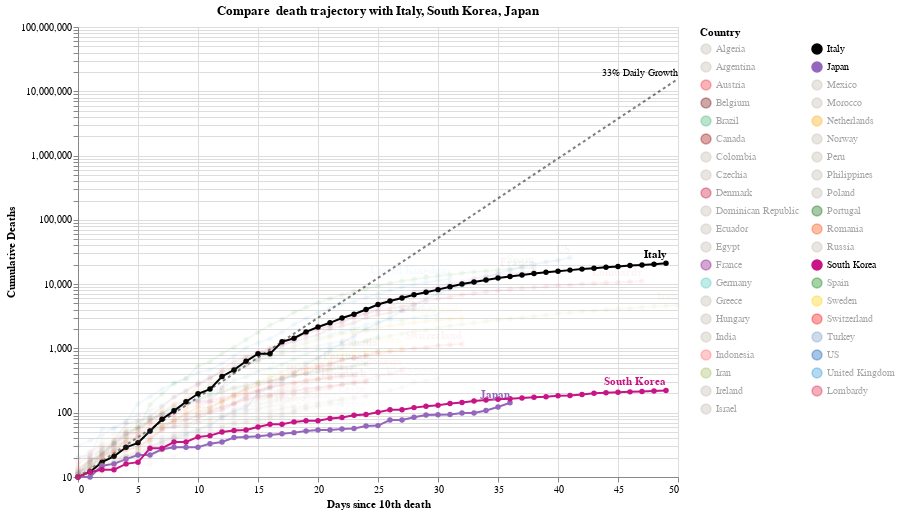

The cell this chart's notebook holds for it:
### Code cell
#hide_input
chart = make_since_chart()
chart

### Figure 1 — Vega-Lite specification as saved in the notebook (floating-point values rounded to 4 significant figures; data arrays with more than 128 entries replaced by an {"elided": "..."} marker saying what was removed)
{"config": {"view": {"continuousWidth": 400, "continuousHeight": 300}}, "layer": [{"mark": {"type": "line", "color": "black", "opacity": 0.5, "strokeDash": [3, 3]}, "encoding": {"x": {"type": "quantitative", "field": "Days since 10th death"}, "y": {"type": "quantitative", "field": "Confirmed Cases"}}}, {"mark": {"type": "text", "align": "right", "dy": -6, "fontSize": 10, "text": "33% Daily Growth"}, "encoding": {"x": {"type": "quantitative", "field": "Days since 10th death"}, "y": {"type": "quantitative", "field": "Confirmed Cases"}}, "transform": [{"filter": "(datum['Days since 10th death'] >= 50)"}]}, {"data": {"name": "data-d033090fc7b85e2c439fcff0e251bf76"}, "mark": {"type": "line", "point": true}, "encoding": {"color": {"type": "nominal", "field": "Country", "legend": {"columns": 2, "symbolLimit": 100}, "scale": {"domain": ["Algeria", "Argentina", "Austria", "Belgium", "Brazil", "Canada", "Colombia", "Czechia", "Denmark", "Dominican Republic", "Ecuador", "Egypt", "France", "Germany", "Greece", "Hungary", "India", "Indonesia", "Iran", "Ireland", "Israel", "Italy", "Japan", "Mexico", "Morocco", "Netherlands", "Norway", "Peru", "Philippines", "Poland", "Portugal", "Romania", "Russia", "South Korea", "Spain", "Sweden", "Switzerland", "Turkey", "US", "United Kingdom", "Lombardy"], "range": ["#C1B7AD", "#C1B7AD", "#ED2939", "#6f0000", "mediumseagreen", "#990000", "#C1B7AD", "#C1B7AD", "#C60C30", "#C1B7AD", "#C1B7AD", "#C1B7AD", "purple", "#4DC6BD", "#C1B7AD", "#C1B7AD", "#C1B7AD", "#FF6666", "#A1BA59", "#C1B7AD", "#C1B7AD", "black", "#9467bd", "#C1B7AD", "#C1B7AD", "orange", "#C1B7AD", "#C1B7AD", "#C1B7AD", "#C1B7AD", "#006600", "#FF4500", "#C1B7AD", "#C71585", "green", "#FFCD00", "#ff0000", "#7499c7", "#0059B3", "#2495D3", "#DC143C"]}}, "opacity": {"condition": {"value": 1, "selection": "selector001"}, "value": 0.05}, "tooltip": [{"type": "nominal", "field": "Country"}, {"type": "temporal", "field": "Date"}, {"type": "quantitative", "field": "Confirmed Cases"}, {"type": "quantitative", "field": "Days since 10th death"}], "x": {"type": "quantitative", "field": "Days since 10th death"}, "y": {"type": "quantitative", "axis": {"title": "Cumulative Deaths"}, "field": "Confirmed Cases", "scale": {"type": "log"}}}, "height": 450, "selection": {"selector001": {"type": "multi", "fields": ["Country"], "bind": "legend", "init": [{"Country": "Italy"}, {"Country": "South Korea"}, {"Country": "Japan"}]}}, "width": 600}, {"data": {"name": "data-d033090fc7b85e2c439fcff0e251bf76"}, "mark": {"type": "text", "align": "right", "dy": -8, "fontWeight": "bold"}, "encoding": {"color": {"type": "nominal", "field": "Country", "legend": {"columns": 2, "symbolLimit": 100}, "scale": {"domain": ["Algeria", "Argentina", "Austria", "Belgium", "Brazil", "Canada", "Colombia", "Czechia", "Denmark", "Dominican Republic", "Ecuador", "Egypt", "France", "Germany", "Greece", "Hungary", "India", "Indonesia", "Iran", "Ireland", "Israel", "Italy", "Japan", "Mexico", "Morocco", "Netherlands", "Norway", "Peru", "Philippines", "Poland", "Portugal", "Romania", "Russia", "South Korea", "Spain", "Sweden", "Switzerland", "Turkey", "US", "United Kingdom", "Lombardy"], "range": ["#C1B7AD", "#C1B7AD", "#ED2939", "#6f0000", "mediumseagreen", "#990000", "#C1B7AD", "#C1B7AD", "#C60C30", "#C1B7AD", "#C1B7AD", "#C1B7AD", "purple", "#4DC6BD", "#C1B7AD", "#C1B7AD", "#C1B7AD", "#FF6666", "#A1BA59", "#C1B7AD", "#C1B7AD", "black", "#9467bd", "#C1B7AD", "#C1B7AD", "orange", "#C1B7AD", "#C1B7AD", "#C1B7AD", "#C1B7AD", "#006600", "#FF4500", "#C1B7AD", "#C71585", "green", "#FFCD00", "#ff0000", "#7499c7", "#0059B3", "#2495D3", "#DC143C"]}}, "opacity": {"condition": {"value": 1, "selection": "selector001"}, "value": 0.05}, "text": {"type": "nominal", "field": "Country"}, "tooltip": [{"type": "nominal", "field": "Country"}, {"type": "temporal", "field": "Date"}, {"type": "quantitative", "field": "Confirmed Cases"}, {"type": "quantitative", "field": "Days since 10th death"}], "x": {"type": "quantitative", "field": "Days since 10th death"}, "y": {"type": "quantitative", "axis": {"title": "Cumulative Deaths"}, "field": "Confirmed Cases", "scale": {"type": "log"}}}, "height": 450, "transform": [{"filter": "(datum['Date'] >= 1586822400000)"}], "width": 600}], "data": {"name": "data-97eb3ee0e7a0645d17a24342305105f6"}, "title": "Compare  death trajectory with Italy, South Korea, Japan", "$schema": "https://vega.github.io/schema/vega-lite/v4.8.1.json", "datasets": {"data-97eb3ee0e7a0645d17a24342305105f6": [{"Days since 10th death": 0, "Confirmed Cases": 10.0}, {"Days since 10th death": 1, "Confirmed Cases": 13.3}, {"Days since 10th death": 2, "Confirmed Cases": 17.69}, {"Days since 10th death": 3, "Confirmed Cases": 23.53}, {"Days since 10th death": 4, "Confirmed Cases": 31.29}, {"Days since 10th death": 5, "Confirmed Cases": 41.62}, {"Days since 10th death": 6, "Confirmed Cases": 55.35}, {"Days since 10th death": 7, "Confirmed Cases": 73.61}, {"Days since 10th death": 8, "Confirmed Cases": 97.91}, {"Days since 10th death": 9, "Confirmed Cases": 130.2}, {"Days since 10th death": 10, "Confirmed Cases": 173.2}, {"Days since 10th death": 11, "Confirmed Cases": 230.3}, {"Days since 10th death": 12, "Confirmed Cases": 306.4}, {"Days since 10th death": 13, "Confirmed Cases": 407.4}, {"Days since 10th death": 14, "Confirmed Cases": 541.9}, {"Days since 10th death": 15, "Confirmed Cases": 720.7}, {"Days since 10th death": 16, "Confirmed Cases": 958.6}, {"Days since 10th death": 17, "Confirmed Cases": 1275.0}, {"Days since 10th death": 18, "Confirmed Cases": 1696.0}, {"Days since 10th death": 19, "Confirmed Cases": 2255.0}, {"Days since 10th death": 20, "Confirmed Cases": 2999.0}, {"Days since 10th death": 21, "Confirmed Cases": 3989.0}, {"Days since 10th death": 22, "Confirmed Cases": 5306.0}, {"Days since 10th death": 23, "Confirmed Cases": 7056.0}, {"Days since 10th death": 24, "Confirmed Cases": 9385.0}, {"Days since 10th death": 25, "Confirmed Cases": 12480.0}, {"Days since 10th death": 26, "Confirmed Cases": 16600.0}, {"Days since 10th death": 27, "Confirmed Cases": 22080.0}, {"Days since 10th death": 28, "Confirmed Cases": 29370.0}, {"Days since 10th death": 29, "Confirmed Cases": 39060.0}, {"Days since 10th death": 30, "Confirmed Cases": 51950.0}, {"Days since 10th death": 31, "Confirmed Cases": 69090.0}, {"Days since 10th death": 32, "Confirmed Cases": 91890.0}, {"Days since 10th death": 33, "Confirmed Cases": 122200.0}, {"Days since 10th death": 34, "Confirmed Cases": 162500.0}, {"Days since 10th death": 35, "Confirmed Cases": 216200.0}, {"Days since 10th death": 36, "Confirmed Cases": 287500.0}, {"Days since 10th death": 37, "Confirmed Cases": 382400.0}, {"Days since 10th death": 38, "Confirmed Cases": 508600.0}, {"Days since 10th death": 39, "Confirmed Cases": 676400.0}, {"Days since 10th death": 40, "Confirmed Cases": 899600.0}, {"Days since 10th death": 41, "Confirmed Cases": 1197000.0}, {"Days since 10th death": 42, "Confirmed Cases": 1591000.0}, {"Days since 10th death": 43, "Confirmed Cases": 2117000.0}, {"Days since 10th death": 44, "Confirmed Cases": 2815000.0}, {"Days since 10th death": 45, "Confirmed Cases": 3744000.0}, {"Days since 10th death": 46, "Confirmed Cases": 4979000.0}, {"Days since 10th death": 47, "Confirmed Cases": 6623000.0}, {"Days since 10th death": 48, "Confirmed Cases": 8808000.0}, {"Days since 10th death": 49, "Confirmed Cases": 11710000.0}, {"Days since 10th death": 50, "Confirmed Cases": 15580000.0}], "data-d033090fc7b85e2c439fcff0e251bf76": {"elided": "1148 records"}}}
